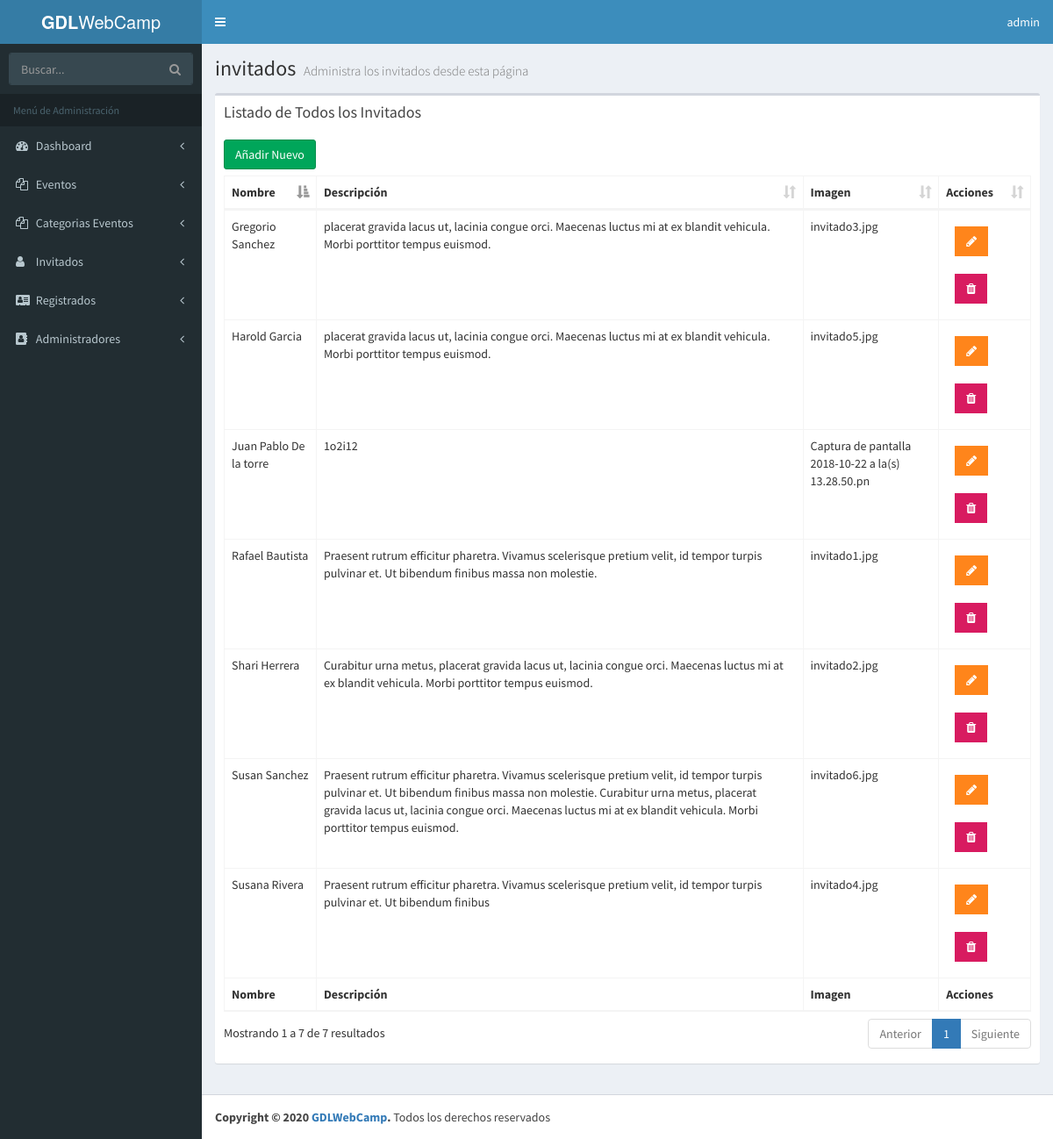
The page /temp/GDLWEBCAMP/gdlwebcamp/admin/lista-invitados.php (signed in) on the database its author committed.
### tables this page shows
CREATE TABLE `invitados` (
  `invitado_id` tinyint(4) NOT NULL,
  `nombre_invitado` varchar(30) NOT NULL,
  `apellido_invitado` varchar(30) NOT NULL,
  `descripcion` text NOT NULL,
  `url_imagen` varchar(50) NOT NULL,
  `editado` datetime NOT NULL
);

### temp/GDLWEBCAMP/gdlwebcamp/admin/lista-invitados.php (the view, shortened to what this page needs)
<?php
include_once 'funciones/funciones.php';
include_once 'templates/header.php'; ?>
<body class="hold-transition skin-blue fixed sidebar-mini">
<div class="wrapper">
    <?php include_once 'templates/barra.php'; ?>
    <?php include_once 'templates/navegacion.php'; ?>
  <div class="content-wrapper">
    <section class="content-header">
      <h1>
        invitados
        <small>Administra los invitados desde esta página</small>
      </h1>
    </section>
    <section class="content">
    <div class="row">
      <div class="col-xs-12">
        <div class="box">
          <div class="box-header">
            <h3 class="box-title">Listado de Todos los Invitados</h3>
          </div>
          <div class="box-body">
            <a href="nuevo-invitado.php" class="btn btn-success">Añadir Nuevo</a>
            <table id="registros" class="table table-bordered table-hover">
                <thead>
                        <tr>
                            <th>Nombre</th>
                            <th>Descripción</th>
                            <th>Imagen</th>
                            <th>Acciones</th>
                        </tr>
                </thead>
                <tbody>
                <?php
                  try {
                    $sql = "SELECT * FROM invitados ";
                    $resultado = $conn->query($sql);
                  } catch (Exception $e) {
                    $error = $e->getMessage();
                  }
                  while($invitado = $resultado->fetch_assoc() ) {  ?>
                      <tr>
                              <td><?php echo $invitado['nombre_invitado'] . " " . $invitado['apellido_invitado']; ?></td>
                              <td><p><?php echo $invitado['descripcion']; ?></p></td>
                              <td><?php echo $invitado['url_imagen']; ?></td>
                              <td>
                                  <a href="editar-invitado.php?id=<?php echo $invitado['invitado_id']; ?>" type="button" class="btn bg-orange btn-flat margin"> <i class="fa fa-pencil" aria-hidden="true"></i></a>
                                  <a href="#" data-id="<?php echo $invitado['invitado_id']; ?>" data-tipo="invitado" type="button" class="btn bg-maroon btn-flat margin borrar_registro"><i class="fa fa-trash" aria-hidden="true"></i></a>
                             </td>
                      </tr>
                  <?php } ?>
                </tbody>
                <tfoot>
                    <tr>
                        <th>Nombre</th>
                        <th>Descripción</th>
                        <th>Imagen</th>
                        <th>Acciones</th>
                    </tr>
                </tfoot>
            </table>
          </div>
        </div>
      </div>
    </div>
  </section>
  </div>
<?php
  include_once 'templates/footer.php';
  include_once 'templates/footer-scripts.php';
?>

### rows shown on the page
invitados: nombre_invitado "Rafael", apellido_invitado "Bautista", descripcion "Praesent rutrum efficitur pharetra. Vivamus scelerisque pretium velit, id tempor turpis pulvinar et. Ut bibendum finibus massa non molestie.", url_imagen "invitado1.jpg"
invitados: nombre_invitado "Shari", apellido_invitado "Herrera", descripcion "Curabitur urna metus, placerat gravida lacus ut, lacinia congue orci. Maecenas luctus mi at ex blandit vehicula. Morbi porttitor tempus euismod.", url_imagen "invitado2.jpg"
invitados: nombre_invitado "Gregorio", apellido_invitado "Sanchez", descripcion "placerat gravida lacus ut, lacinia congue orci. Maecenas luctus mi at ex blandit vehicula. Morbi porttitor tempus euismod.", url_imagen "invitado3.jpg"
invitados: nombre_invitado "Susana", apellido_invitado "Rivera", descripcion "Praesent rutrum efficitur pharetra. Vivamus scelerisque pretium velit, id tempor turpis pulvinar et. Ut bibendum finibus", url_imagen "invitado4.jpg"
invitados: nombre_invitado "Harold", apellido_invitado "Garcia", descripcion "placerat gravida lacus ut, lacinia congue orci. Maecenas luctus mi at ex blandit vehicula. Morbi porttitor tempus euismod.", url_imagen "invitado5.jpg"
invitados: nombre_invitado "Susan", apellido_invitado "Sanchez", descripcion "Praesent rutrum efficitur pharetra. Vivamus scelerisque pretium velit, id tempor turpis pulvinar et. Ut bibendum finibus massa non molestie. Curabitur urna metus, placerat gravida lacus ut, lacinia congue orci. Maecenas luctus mi at ex blandit vehicula. Morbi porttitor tempus euismod.", url_imagen "invitado6.jpg"
invitados: nombre_invitado "Juan Pablo", apellido_invitado "De la torre", descripcion "1o2i12", url_imagen "Captura de pantalla 2018-10-22 a la(s) 13.28.50.pn"

### other values the page prints
$usuario "admin"
